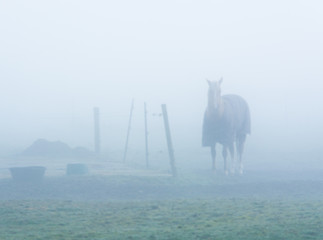
#> input picture Week-4/Img3.jpg, 323 x 240 px, found by its file name
$ python Slicing.py
#> lines starting #> are read from the running program, lines starting #| are printed output that depends on the picture; after the words box and inside, x2 and y2 are one past the last pixel; in counts of white or black regions, pixels touching at a corner belong together
#%%
import cv2
import numpy as np
import matplotlib.pyplot as plt
from PIL import Image

def bit_plane_slicing(image):
    # Grayscale görüntüyü 8 bit düzlemi dilimlerine ayır
    bit_planes = []
    for i in range(8):
        bit_plane = (image >> i) & 1
        bit_planes.append(bit_plane * 255)  # Görselleştirme için 0 ve 255 arasında ölçekle
    return bit_planes

# Görüntüyü yükle ve gri seviyeye çevir
image_path = "./Week-4/Img3.jpg"
image = Image.open(image_path).convert('L')  # 'L' modu, grayscale (gri tonlama)
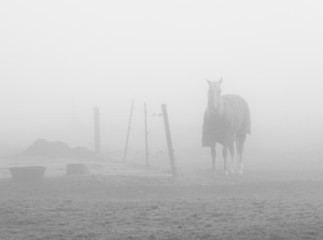
#> image: PIL image 323x240 L; min 108, max 241, mean 202.1
image_array = np.array(image)

# Bit düzlemi dilimleme
bit_planes = bit_plane_slicing(image_array)
#> the loop in bit_plane_slicing, `for i in range(8):` made 8 passes
#> pass 1, in bit_plane_slicing, `bit_plane = (image >> i) & 1`:
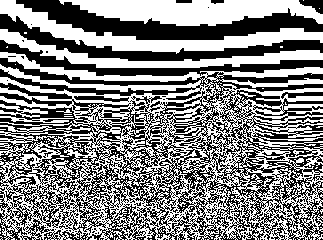
#> bit_plane: shape (240, 323); values 0 (black) and 1 (white), 51.4% white; 168 black regions (157 under 20 px), largest, box (x1, y1, x2, y2) and area: (0, 40, 323, 240) 28437, (16, 0, 323, 40) 4807, (0, 14, 323, 61) 3295
#> pass 2, in bit_plane_slicing, `bit_plane = (image >> i) & 1`:
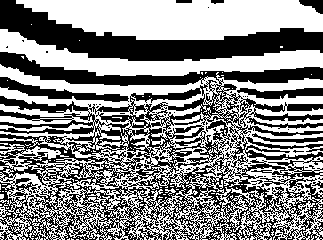
#> bit_plane: shape (240, 323); values 0 (black) and 1 (white), 53.2% white; 130 black regions (119 under 20 px), largest, box (x1, y1, x2, y2) and area: (0, 52, 323, 240) 25969, (0, 0, 323, 61) 7497, (0, 77, 129, 102) 1020
#> pass 3, in bit_plane_slicing, `bit_plane = (image >> i) & 1`:
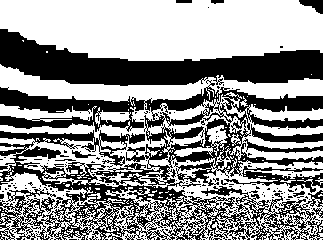
#> bit_plane: shape (240, 323); values 0 (black) and 1 (white), 57.6% white; 195 black regions (183 under 20 px), largest, box (x1, y1, x2, y2) and area: (0, 80, 323, 240) 21631, (0, 29, 323, 86) 9004, (224, 166, 323, 193) 879
#> after the loop in bit_plane_slicing, `for i in range(8):`: bit_planes = 8 items
#> bit_planes = 8 items

# Görüntüleri göster
fig, axs = plt.subplots(2, 4, figsize=(16, 8))
for i in range(8):
    axs[i // 4, i % 4].imshow(bit_planes[i], cmap='gray')
    axs[i // 4, i % 4].set_title(f'Bit Plane {i}')
    axs[i // 4, i % 4].axis('off')

plt.tight_layout()
plt.show()
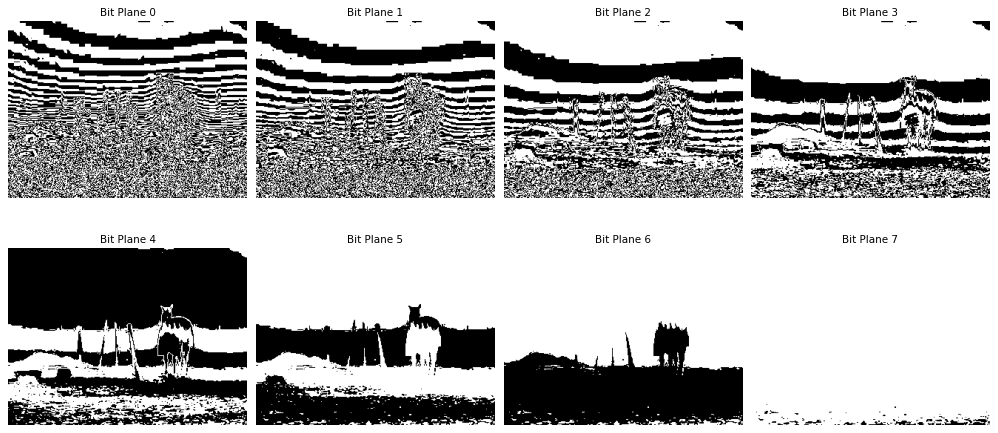
#> figure drawn by matplotlib, 8 panels

$ run again, with Week-4/Img1.jpg copied over Week-4/Img3.jpg
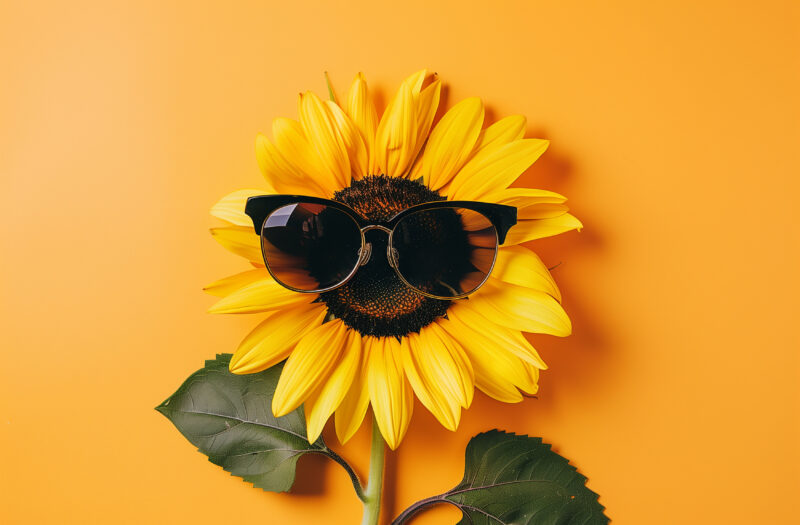
#> input picture Week-4/Img1.jpg, 800 x 525 px, found by its file name
#> the loop in bit_plane_slicing, `for i in range(8):` made 8 passes
#> pass 1, in bit_plane_slicing, `bit_plane = (image >> i) & 1`:
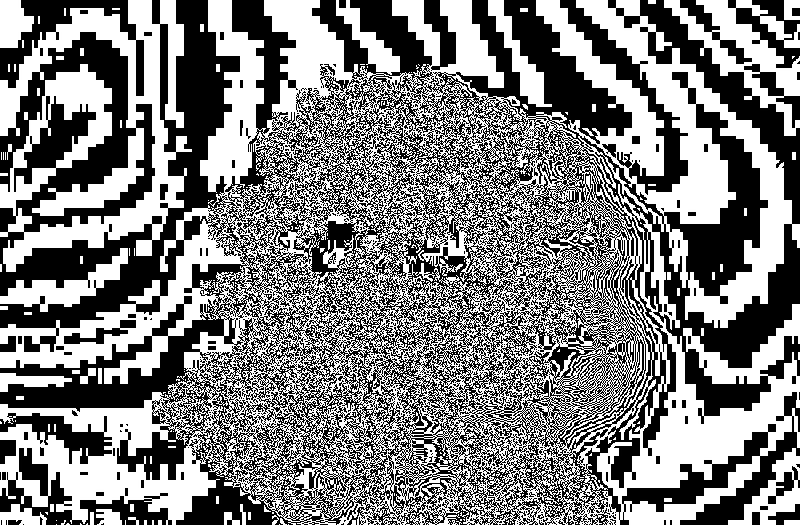
#> bit_plane: shape (525, 800); values 0 (black) and 1 (white), 50.1% white; 570 black regions (509 under 20 px), largest, box (x1, y1, x2, y2) and area: (0, 0, 800, 525) 185934, (560, 0, 688, 195) 4496, (0, 448, 172, 525) 3692
#> pass 3, in bit_plane_slicing, `bit_plane = (image >> i) & 1`:
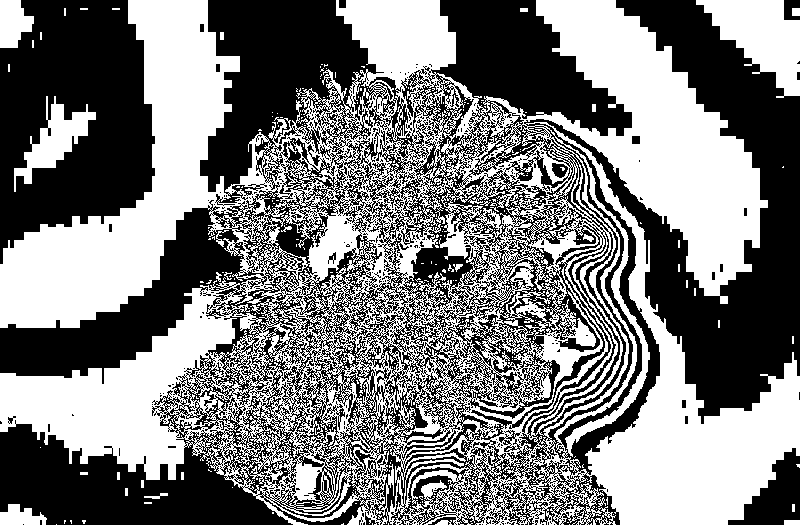
#> bit_plane: shape (525, 800); values 0 (black) and 1 (white), 49% white; 484 white regions (456 under 20 px), largest, box (x1, y1, x2, y2) and area: (0, 0, 800, 525) 193770, (696, 0, 800, 98) 5442, (14, 96, 96, 192) 2576
#> after the loop in bit_plane_slicing, `for i in range(8):`: bit_planes = 8 items
